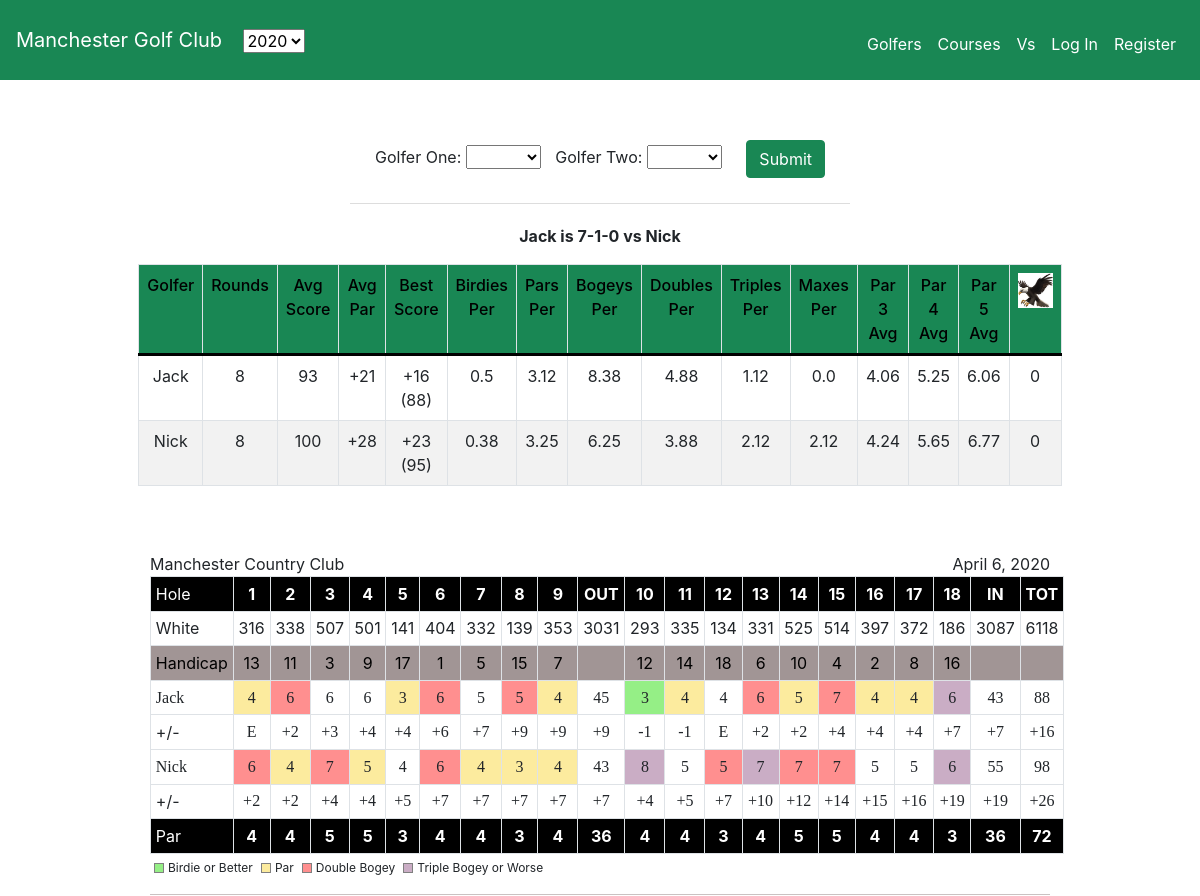
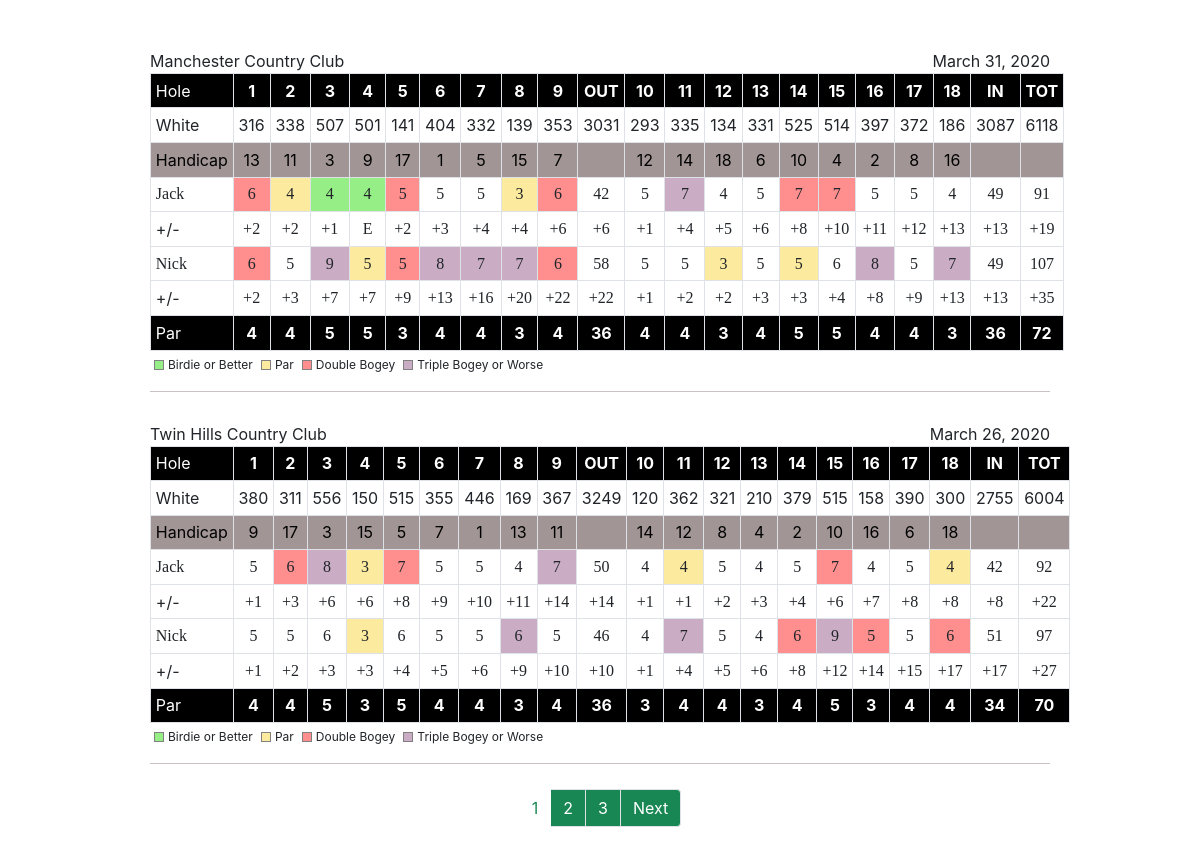
Screenshot of /2020/vs/Jack/Nick/ with the database file from the repository (2 pictures, top to bottom).
### golf/models.py (models this page shows, shortened)
class User(AbstractUser):
    has_rounds = models.BooleanField(default=False)
    def __str__(self):
        return f"{self.first_name}"

class Round(models.Model):
    golfer = models.ForeignKey(
        User, on_delete=models.CASCADE, related_name="users_rounds")
    course = models.ForeignKey(Course, on_delete=models.CASCADE)
    date = models.DateField()
    match = models.IntegerField(default=0)
    solo_round = models.BooleanField(default=False)

class Course(models.Model):
    name = models.CharField(max_length=50)
    WHITE = 'White'
    BLUE = 'Blue'
    RED = 'Red'
    BLACK = 'Black'
    TEE_CHOICES = [
        (WHITE, 'White'),
        (BLUE, 'Blue'),
        (RED, 'Red'),
        (BLACK, 'Black')
    ]
    tees = models.CharField(max_length=6, choices=TEE_CHOICES, default=WHITE)
    course_rating = models.DecimalField(max_digits=3, decimal_places=1)
    slope = models.IntegerField()
    front_par = models.IntegerField()
    back_par = models.IntegerField()
    par = models.IntegerField()
    front_yardage = models.IntegerField()
    back_yardage = models.IntegerField()
    yardage = models.IntegerField()
    abbreviation = models.CharField(max_length=10)
    def __str__(self):
        return f"{self.name}"

### Year2020/views.py (the view)
# urls.py: path("vs/<str:golfer1>/<str:golfer2>/", views.vs, name="2020_vs"),
def vs(request, golfer1, golfer2):
    if golfer1 == golfer2:
        message = "Must select two separate golfers."
        return render(request, "golf/error.html", {'message': message})
    all_golfers = User.objects.filter(has_rounds=True)
    golfer_one = User.objects.get(first_name=golfer1)
    golfer_two = User.objects.get(first_name=golfer2)
    golfer_one_rounds = Round.objects.filter(golfer=golfer_one,
                                             date__year=2020)
    golfer_two_rounds = Round.objects.filter(golfer=golfer_two,
                                             date__year=2020)
    if len(golfer_one_rounds) == 0 or len(golfer_two_rounds) == 0:
        message = 'At least one golfer has not played a round this year.'
        return render(request, "golf/error.html", {'message': message})
    golfer_one_match_ids = []
    golfer_two_match_ids = []
    for this_round in golfer_one_rounds:
        if this_round.match not in golfer_one_match_ids:
            golfer_one_match_ids.append(this_round.match)
    for this_round in golfer_two_rounds:
        if this_round.match not in golfer_two_match_ids:
            golfer_two_match_ids.append(this_round.match)
    cumulative_match_ids = []
    for id in golfer_one_match_ids:
        if id in golfer_two_match_ids:
            cumulative_match_ids.append(id)
    if len(cumulative_match_ids) == 0:
        message = 'The selected golfers have not played each other.'
        return render(request, "golf/error.html", {'message': message})
    golfer_one_rounds = \
        Round.objects.filter(golfer=golfer_one, date__year=2020,
                             match__in=cumulative_match_ids).order_by('-date')
    golfer_two_rounds = \
        Round.objects.filter(golfer=golfer_two, date__year=2020,
                             match__in=cumulative_match_ids).order_by('-date')
    golfer_one_stats = get_stats(golfer_one_rounds)
    golfer_two_stats = get_stats(golfer_two_rounds)
    both_golfers_rounds = [golfer_one_rounds, golfer_two_rounds]
    scorecards = get_vs_scorecards(both_golfers_rounds)
    match_checker = {'golfer_one_wins': 0, 'golfer_two_wins': 0, 'ties': 0}
    for scorecard in scorecards:
        if scorecard['strokes_one'][-1] < scorecard['strokes_two'][-1]:
            match_checker['golfer_one_wins'] += 1
        elif scorecard['strokes_one'][-1] > scorecard['strokes_two'][-1]:
            match_checker['golfer_two_wins'] += 1
        else:
            match_checker['ties'] += 1
    golfer_one_wins = match_checker['golfer_one_wins']
    golfer_two_wins = match_checker['golfer_two_wins']
    ties = match_checker['ties']
    if golfer_one_wins >= golfer_two_wins:
        winner = f"{golfer_one} is {golfer_one_wins}"
        loser = f"-{golfer_two_wins}-{ties} vs {golfer_two}"
        record = winner + loser
    else:
        winner = f"{golfer_two} is {golfer_two_wins}"
        loser = f"-{golfer_one_wins}-{ties} vs {golfer_one}"
        record = winner + loser
    if golfer_one_stats[2] > golfer_two_stats[2]:
        buffer = golfer_one_stats
        golfer_one_stats = golfer_two_stats
        golfer_two_stats = buffer
    scorecards = Paginator(scorecards, 3)
    page_number = request.GET.get('page')
    this_page_scorecard = scorecards.get_page(page_number)
    context = {'stats_one': golfer_one_stats, 'stats_two': golfer_two_stats,
               'scorecards': this_page_scorecard,
               'course_length': range(1, 10), 'all_golfers': all_golfers,
               'golfer_one': golfer_one, 'golfer_two': golfer_two,
               'record': record}
    return render(request, "2020/vs.html", context)

### golf/helpers.py (called while the page is built)
def par_shift(score: int) -> str:
    if score > 0:
        return f"+{score}"
    elif score == 0:
        return "E"
    else:
        return str(score)

### Year2020/templates/2020/vs.html (shortened to what this page needs)
{% extends "2020/layout.html" %}
{% load static %}
{% block main %}
<div id="vs-selector" class="container-sm">
    <div class="grid">
        <div>
            <label for="golfer-name-one" id="golfer-label">Golfer One: </label>
            <select name="golfer-name-one" id="golfer-name-one">
            </select>
            <label for="golfer-name-two" id="golfer-label">Golfer Two: </label>
            <select name="golfer-name-two" id="golfer-name-two">
            </select>
            <button id="vs-submit-button" type="submit" class="btn btn-success btn-med">Submit</button>
        </div>
    </div>
</div>
<p><strong>{{ record }}</strong></p>
<table id="stats" class="table table-bordered standings">
    <thead class="success">
        <tr class="stats-header">
            <td class="stat">Golfer</td>
            <td class="stat">Rounds</td>
            <td class="stat">Avg Score</td>
            <td class="stat">Avg Par</td>
            <td class="stat">Best Score</td>
            <td class="stat">Birdies Per</td>
            <td class="stat">Pars Per</td>
            <td class="stat">Bogeys Per</td>
            <td class="stat">Doubles Per</td>
            <td class="stat">Triples Per</td>
            <td class="stat">Maxes Per</td>
            <td class="stat">Par 3 Avg</td>
            <td class="stat">Par 4 Avg</td>
            <td class="stat">Par 5 Avg</td>
            <td class="stat"><img src="{% static 'golf/eagle.png' %}" alt="eagle" width=35 height=35></td>
        </tr>
    </thead>
    <tr>
        {% for stat in stats_one %}
        <td class="stat">{{ stat }}</td>
        {% endfor %}
    </tr>
    <tr>
        {% for stat in stats_two %}
        <td class="stat">{{ stat }}</td>
        {% endfor %}
    </tr>
</table>
<div id="content" class="container-sm">
    {% for scorecard in scorecards %}
    <div id="scorecard" class="scorecard-view">
        <p class="scorecard-course-name">{{ scorecard.round.course }}</p>
        <p class="scorecard-course-date">{{ scorecard.round.date }}</p>
        <table class="table table-sm table-bordered scorecard-table">
            <tr class="holes-row">
                <th class="scorecard-header">Hole</th>
                {% for i in course_length %}
                <th>{{ i }}</th>
                {% endfor %}
                <th>OUT</th>
                {% for i in course_length %}
                <th>{{ i|add:"9" }}</th>
                {% endfor %}
                <th>IN</th>
                <th>TOT</th>
            </tr>
            <tr class="yardages-row">
                <td class="scorecard-header">{{ scorecard.course.tees }}</td>
                {% for yard in scorecard.yardages|slice:"0:9" %}
                <td>{{ yard }}</td>
                {% endfor %}
                <td>{{ scorecard.course.front_yardage }}</td>
                {% for yard in scorecard.yardages|slice:"9:" %}
                <td>{{ yard }}</td>
                {% endfor %}
                <td>{{ scorecard.course.back_yardage }}</td>
                <td>{{ scorecard.course.yardage }}</td>
            </tr>
            <tr class="handicap-row">
                <td class="scorecard-header">Handicap</td>
                {% for handicap in scorecard.handicaps|slice:":9" %}
                <td>{{ handicap }}</td>
                {% endfor %}
                <td></td>
                {% for handicap in scorecard.handicaps|slice:"9:" %}
                <td>{{ handicap }}</td>
                {% endfor %}
                <td></td>
                <td></td>
            </tr>
            <tr class="handwritten-score strokes">
                <td class="scorecard-header">{{ golfer_one.first_name }}</td>
                {% for stroke, score in scorecard.zipped_scores_one %}
                {% if score >= 3 %}
                <td class="triple-bogey-or-worse">{{ stroke }}</td>
                {% elif score == 2 %}
                <td class="double-bogey">{{ stroke }}</td>
                {% elif score == 0 %}
                <td class="par">{{ stroke }}</td>
                {% elif score < 0 %} <td class="birdie-or-better">{{ stroke }}</td>
                    {% else %}
                    <td class="bogey">{{ stroke }}</td>
                    {% endif %}
                    {% endfor %}
            </tr>
            <tr>
                <td class="scorecard-header">+/-</td>
                {% for par in scorecard.to_pars_one %}
                <td class="handwritten-score bogey">{{ par }}</td>
                {% endfor %}
            </tr>
            <tr class="handwritten-score strokes">
                <td class="scorecard-header">{{ golfer_two.first_name }}</td>
                {% for stroke, score in scorecard.zipped_scores_two %}
                {% if score >= 3 %}
                <td class="triple-bogey-or-worse">{{ stroke }}</td>
                {% elif score == 2 %}
                <td class="double-bogey">{{ stroke }}</td>
                {% elif score == 0 %}
                <td class="par">{{ stroke }}</td>
                {% elif score < 0 %} <td class="birdie-or-better">{{ stroke }}</td>
                    {% else %}
                    <td class="bogey">{{ stroke }}</td>
                    {% endif %}
                    {% endfor %}
            </tr>
            <tr>
                <td class="scorecard-header">+/-</td>
                {% for par in scorecard.to_pars_two %}
                <td class="handwritten-score bogey">{{ par }}</td>
                {% endfor %}
            </tr>
            <tr class="holes-row">
                <td class="scorecard-header">Par</td>
                {% for par in scorecard.pars|slice:":9" %}
                <td>{{ par }}</td>
                {% endfor %}
                <td>{{ scorecard.course.front_par }}</td>
                {% for par in scorecard.pars|slice:"9:" %}
                <td>{{ par }}</td>
                {% endfor %}
                <td>{{ scorecard.course.back_par }}</td>
                <td>{{ scorecard.course.par }}</td>
            </tr>
        </table>
        <div class="score-key">
            <div class="birdie-key">
                <div class="birdie-box"></div>
                <span class="score-label">Birdie or Better</span>
            </div>
            <div class="par-key">
                <div class="par-box"></div>
                <span class="score-label">Par</span>
            </div>
            <div class="double-bogey-key">
                <div class="double-bogey-box"></div>
                <span class="score-label">Double Bogey</span>
            </div>
            <div class="triple-or-worse-key">
                <div class="triple-or-worse-box"></div>
                <span class="score-label">Triple Bogey or Worse</span>
            </div>
        </div>
    </div>
</div>
{% endfor %}
<nav aria-label="scorecard-pages" class="rounds-paginator">
    <ul class="pagination">
        <li class="page-item active" aria-current="page">
            <a class="page-link" href="?page={{ scorecards.number }}">
                {{ scorecards.number }}</a>
        </li>
        {% if scorecards.has_next %}
        <li class="page-item">
            <a class="page-link" href="?page={{ scorecards.next_page_number }}">
                {{scorecards.next_page_number }}
            </a>
        </li>
        {% endif %}
        {% if scorecards.number == 1 and scorecards.paginator.num_pages > 2 %}
        <li class="page-item">
            <a class="page-link" href="?page={{ scorecards.next_page_number|add:'1' }}">
                {{scorecards.next_page_number|add:"1" }}
            </a>
        </li>
        {% endif %}
        {% if scorecards.has_next %}
        <li class="page-item">
            <a class="page-link" href="?page={{ scorecards.next_page_number }}">Next</a>
        </li>
        {% endif %}
    </ul>
</nav>
{% endblock %}

### golf/static/golf/styles.css (style rules this page uses)
.grid { display: grid; place-items: center; padding: 15px; }
.scorecard-view { margin: 0 auto; width: 900px; font-size: medium; text-align: center; padding-top: 30px; padding-bottom: 15px; border-bottom: #cac2c2 1px solid; }
.holes-row { color: white; background-color: black; text-align: center; font-weight: bold; }
.yardages-row { text-align: center; }
.handicap-row { text-align: center; color: black; background-color: rgb(161, 149, 149); }
.scorecard-header { text-align: left; font-weight: 400; }
input, button { padding: 7px; }
button { margin: 10px; }
td, th { padding: 5px; border-style: solid; border-color: gray; border-width: 1px; }
th { width: 100px; }
td.triple-bogey-or-worse { background-color: #caadc5; text-align: center; }
td.birdie-or-better { background-color: #95ef86; text-align: center; }
td.par { background-color: #fceb9e; text-align: center; }
td.double-bogey { background-color: #ff8f8f; text-align: center; }
td.bogey { text-align: center; }
.handwritten-score { font-family: ink free; font-weight: semibold; }
.scorecard-course-name { margin: 0px; float: left; }
.scorecard-course-date { margin: 0px; float: right; }
.standings tr:nth-of-type(even) { background-color: #f2f2f2; }
.stats-header { color: black; background-color: #198754; font-weight: 500; text-align: center; border-bottom: 3px solid black; }
td.stat { text-align: center; padding: 8px; }
#stats, #averages { padding: 25px; width: 75%; border: 0px; }
#content { margin: 20px; }
#course-selector, #vs-selector { border-bottom: 1px solid #DDDDDD; place-items: center normal; margin: 20px; }
#golfer-label { margin-left: 10px; }
#vs-submit-button { margin-left: 20px; background-color: #198754; border-color: #198754; }
.pagination>li>a { background-color: #198754; color: white; }
.page-item.active .page-link { color: #198754; background-color: white; border: solid 1px white; }
.rounds-paginator { margin-top: 25px; margin-bottom: 50px; }
.birdie-box, .par-box, .double-bogey-box, .triple-or-worse-box { width: 10px; height: 10px; border: solid 1px grey; float: left; margin-top: 4px; margin-right: 4px; }
.birdie-box { background-color: #95ef86; }
.par-box { background-color: #fceb9e; }
.double-bogey-box { background-color: #ff8f8f; }
.triple-or-worse-box { background-color: #caadc5; }
.score-label { font-size: 12px; float: left; }
.score-key { width: 75%; display: flex; margin-right: 0px; }
.birdie-key, .par-key, .double-bogey-key, .triple-or-worse-key { height: 20px; text-align: left; margin-left: 4px; margin-right: 4px; }
.scorecard-table { margin-bottom: 5px; }

### rows the page displays
User: first_name "Jack"
User: first_name "Nick"
Round: round.course "Manchester Country Club", round "April 6, 2020", course_length "1" "2" "3" "4" "5" "6" "7" "8" "9", course_length "10" "11" "12" "13" "14" "15" "16" "17" "18", course.tees "White", yardages "316" "338" "507" "501" "141" "404" "332" "139" "353", course.front_yardage "3031", yardages "293" "335" "134" "331" "525" "514" "397" "372" "186", course.back_yardage "3087", course.yardage "6118", handicaps "13" "11" "3" "9" "17" "1" "5" "15" "7", handicaps "12" "14" "18" "6" "10" "4" "2" "8" "16", zipped_scores_one "4" "3" "4" "4" "5" "4" "4", zipped_scores_one "6" "6" "5" "6" "7", zipped_scores_one "6" "6" "5" "45" "4" "43" "88", zipped_scores_one "3", zipped_scores_one "6", to_pars_one "E" "+2" "+3" "+4" "+4" "+6" "+7" "+9" "+9" "+9" "-1" "-1" "E" "+2" "+2" "+4" "+4" "+4" "+7" "+7" "+16", zipped_scores_two "6" "7" "6" "5" "7" "7", zipped_scores_two "4" "5" "4" "3" "4", zipped_scores_two "4" "43" "5" "5" "5" "55" "98", zipped_scores_two "8" "7" "6", to_pars_two "+2" "+2" "+4" "+4" "+5" "+7" "+7" "+7" "+7" "+7" "+4" "+5" "+7" "+10" "+12" "+14" "+15" "+16" "+19" "+19" "+26", pars "4" "4" "5" "5" "3" "4" "4" "3" "4", course.front_par "36", pars "4" "4" "3" "4" "5" "5" "4" "4" "3", course.back_par "36", course.par "72"
Round: round.course "Manchester Country Club", round "March 31, 2020", course_length "1" "2" "3" "4" "5" "6" "7" "8" "9", course_length "10" "11" "12" "13" "14" "15" "16" "17" "18", course.tees "White", yardages "316" "338" "507" "501" "141" "404" "332" "139" "353", course.front_yardage "3031", yardages "293" "335" "134" "331" "525" "514" "397" "372" "186", course.back_yardage "3087", course.yardage "6118", handicaps "13" "11" "3" "9" "17" "1" "5" "15" "7", handicaps "12" "14" "18" "6" "10" "4" "2" "8" "16", zipped_scores_one "6" "5" "6" "7" "7", zipped_scores_one "4" "3", zipped_scores_one "4" "4", zipped_scores_one "5" "5" "42" "5" "4" "5" "5" "5" "4" "49" "91", zipped_scores_one "7", to_pars_one "+2" "+2" "+1" "E" "+2" "+3" "+4" "+4" "+6" "+6" "+1" "+4" "+5" "+6" "+8" "+10" "+11" "+12" "+13" "+13" "+19", zipped_scores_two "6" "5" "6", zipped_scores_two "5" "58" "5" "5" "5" "6" "5" "49" "107", zipped_scores_two "9" "8" "7" "7" "8" "7", zipped_scores_two "5" "3" "5", to_pars_two "+2" "+3" "+7" "+7" "+9" "+13" "+16" "+20" "+22" "+22" "+1" "+2" "+2" "+3" "+3" "+4" "+8" "+9" "+13" "+13" "+35", pars "4" "4" "5" "5" "3" "4" "4" "3" "4", course.front_par "36", pars "4" "4" "3" "4" "5" "5" "4" "4" "3", course.back_par "36", course.par "72"
Round: round.course "Twin Hills Country Club", round "March 26, 2020", course_length "1" "2" "3" "4" "5" "6" "7" "8" "9", course_length "10" "11" "12" "13" "14" "15" "16" "17" "18", course.tees "White", yardages "380" "311" "556" "150" "515" "355" "446" "169" "367", course.front_yardage "3249", yardages "120" "362" "321" "210" "379" "515" "158" "390" "300", course.back_yardage "2755", course.yardage "6004", handicaps "9" "17" "3" "15" "5" "7" "1" "13" "11", handicaps "14" "12" "8" "4" "2" "10" "16" "6" "18", zipped_scores_one "5" "5" "5" "4" "50" "4" "5" "4" "5" "4" "5" "42" "92", zipped_scores_one "6" "7" "7", zipped_scores_one "8" "7", zipped_scores_one "3" "4" "4", to_pars_one "+1" "+3" "+6" "+6" "+8" "+9" "+10" "+11" "+14" "+14" "+1" "+1" "+2" "+3" "+4" "+6" "+7" "+8" "+8" "+8" "+22", zipped_scores_two "5" "5" "6" "6" "5" "5" "5" "46" "4" "5" "4" "5" "51" "97", zipped_scores_two "3", zipped_scores_two "6" "7" "9", zipped_scores_two "6" "5" "6", to_pars_two "+1" "+2" "+3" "+3" "+4" "+5" "+6" "+9" "+10" "+10" "+1" "+4" "+5" "+6" "+8" "+12" "+14" "+15" "+17" "+17" "+27", pars "4" "4" "5" "3" "5" "4" "4" "3" "4", course.front_par "36", pars "3" "4" "4" "3" "4" "5" "3" "4" "4", course.back_par "34", course.par "70"

### other values shown
{{ record }} "Jack is 7-1-0 vs Nick"
{{ stat }} "8" "93" "+21" "+16 (88)" "0.5" "3.12" "8.38" "4.88" "1.12" "0.0" "4.06" "5.25" "6.06" "0"
{{ stat }} "8" "100" "+28" "+23 (95)" "0.38" "3.25" "6.25" "3.88" "2.12" "2.12" "4.24" "5.65" "6.77" "0"
{{ scorecards.number }} "1"
{{ scorecards.next_page_number }} "2"
{{ scorecards.next_page_number|add:"1" }} "3"
